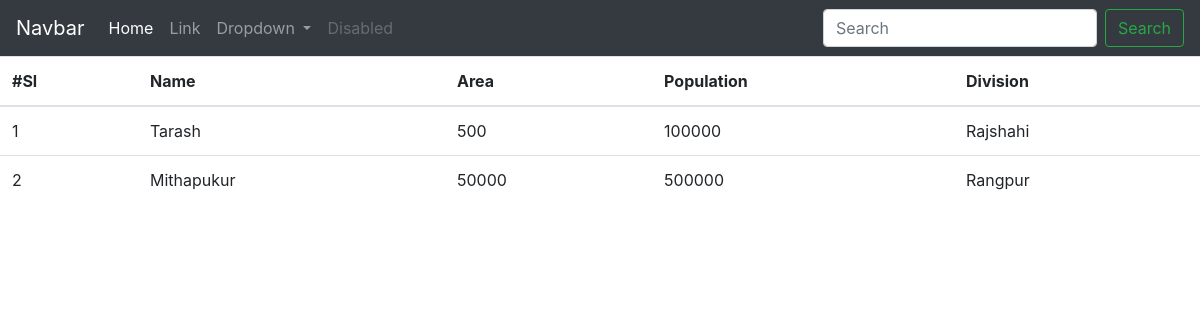
The app's page /student/upa/ with its own data.
### student/models.py (models this page shows, shortened)
class UpazilaInfo(models.Model):
		name = models.CharField(max_length=50)
		area = models.IntegerField()
		population = models.IntegerField()
		division = models.CharField(max_length=50)

### student/views.py (the view)
# urls.py: path('upa/', upazila_info),
def upazila_info(request):
	all_upazila = UpazilaInfo.objects.all()
	context = {'upazila':all_upazila}
	return render(request,'student/upazila_list.html',context)

### templates/student/upazila_list.html (shortened to what this page needs)
<!doctype html>
<html lang="en">
  <head>
    <link rel="stylesheet" href="https://maxcdn.bootstrapcdn.com/bootstrap/4.0.0/css/bootstrap.min.css">
  </head>
  <body>
  	<nav class="navbar navbar-expand-lg navbar-dark bg-dark">
	  <a class="navbar-brand" href="#">Navbar</a>
	  <div class="collapse navbar-collapse" id="navbarSupportedContent">
	    <ul class="navbar-nav mr-auto">
	      <li class="nav-item active">
	        <a class="nav-link" href="#">Home <span class="sr-only">(current)</span></a>
	      </li>
	      <li class="nav-item">
	        <a class="nav-link" href="#">Link</a>
	      </li>
	      <li class="nav-item dropdown">
	        <a class="nav-link dropdown-toggle" href="#" id="navbarDropdown" role="button" data-toggle="dropdown" aria-haspopup="true" aria-expanded="false">
	          Dropdown
	        </a>
	      </li>
	      <li class="nav-item">
	        <a class="nav-link disabled" href="#">Disabled</a>
	      </li>
	    </ul>
	    <form class="form-inline my-2 my-lg-0">
	      <input class="form-control mr-sm-2" type="search" placeholder="Search" aria-label="Search">
	      <button class="btn btn-outline-success my-2 my-sm-0" type="submit">Search</button>
	    </form>
	  </div>
	</nav>
    <table class="table">
	  <thead>
	    <tr>
	      <th scope="col">#Sl</th>
	      <th scope="col">Name</th>
	      <th scope="col">Area</th>
	      <th scope="col">Population</th>
	      <th scope="col">Division</th>
	    </tr>
	  </thead>
  <tbody>
	{% for i in upazila %}
    <tr>
      <td> {{forloop.counter}} </td>
      <td> {{ i.name }} </td>
      <td> {{i.area  }} </td>
      <td> {{ i.population }} </td>
      <td> {{i.division }}  </td>
    </tr>
    {% endfor %}
  </tbody>
</table>
  </body>
</html>

### records on screen
UpazilaInfo: name "Tarash", area "500", population "100000", division "Rajshahi"
UpazilaInfo: name "Mithapukur", area "50000", population "500000", division "Rangpur"
